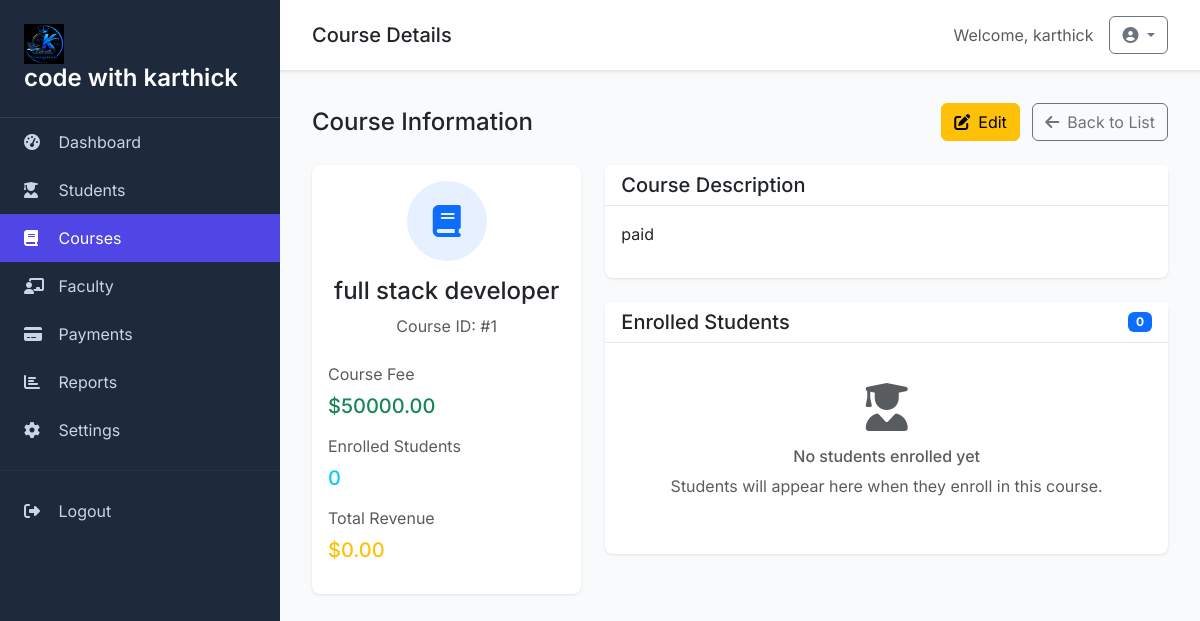
Page /courses/1/ (signed in) on the committed database.
### myapp/models.py (models this page shows, shortened)
class SiteSetting(models.Model):
    site_name = models.CharField(max_length=200, default='Student Management System')
    logo = models.ImageField(upload_to='logos/', blank=True, null=True)
    footer_text = models.TextField(blank=True, null=True)
    created_at = models.DateTimeField(auto_now_add=True)
    updated_at = models.DateTimeField(auto_now=True)
    class Meta:
        verbose_name = 'Site Setting'
        verbose_name_plural = 'Site Settings'

class Course(models.Model):
    name = models.CharField(max_length=100)
    fee = models.DecimalField(max_digits=10, decimal_places=2)
    description = models.TextField()

### myapp/views.py (the view)
# urls.py: path('courses/<int:pk>/', views.course_detail, name='course_detail'),
@login_required
def course_detail(request, pk):
    course = get_object_or_404(Course, pk=pk)
    settings = SiteSetting.objects.first()
    return render(request, "course/detail.html", {
        "course": course,
        "settings": settings
    })

### templates/course/detail.html (shortened to what this page needs)
{% extends 'base.html' %}
{% block page_title %}Course Details{% endblock %}
{% block content %}
<div class="row mb-4">
    <div class="col-12">
        <div class="d-flex justify-content-between align-items-center">
            <h4 class="mb-0">Course Information</h4>
            <div>
                <a href="{% url 'course_update' course.pk %}" class="btn btn-warning me-2">
                    <i class="fas fa-edit me-2"></i>Edit
                </a>
                <a href="{% url 'course_list' %}" class="btn btn-outline-secondary">
                    <i class="fas fa-arrow-left me-2"></i>Back to List
                </a>
            </div>
        </div>
    </div>
</div>
<div class="row">
    <div class="col-lg-4 mb-4">
        <div class="card">
            <div class="card-body">
                <div class="text-center mb-4">
                    <div class="bg-primary bg-opacity-10 rounded-circle mx-auto mb-3 d-flex align-items-center justify-content-center"
                         style="width: 80px; height: 80px;">
                        <i class="fas fa-book fa-2x text-primary"></i>
                    </div>
                    <h4>{{ course.name }}</h4>
                    <p class="text-muted">Course ID: #{{ course.pk }}</p>
                </div>
                <div class="mb-3">
                    <label class="form-label text-muted">Course Fee</label>
                    <h5 class="text-success">${{ course.fee|floatformat:2 }}</h5>
                </div>
                <div class="mb-3">
                    <label class="form-label text-muted">Enrolled Students</label>
                    <h5 class="text-info">{{ course.students.count }}</h5>
                </div>
                <div class="mb-3">
                    <label class="form-label text-muted">Total Revenue</label>
                    {% widthratio course.students.count course.fee 1 as total_revenue %}
                    <h5 class="text-warning">${{ total_revenue|floatformat:2 }}</h5>
                </div>
            </div>
        </div>
    </div>
    <div class="col-lg-8 mb-4">
        <div class="card">
            <div class="card-header">
                <h5 class="mb-0">Course Description</h5>
            </div>
            <div class="card-body">
                <p class="mb-0">{{ course.description|linebreaks }}</p>
            </div>
        </div>
        <div class="card mt-4">
            <div class="card-header d-flex justify-content-between align-items-center">
                <h5 class="mb-0">Enrolled Students</h5>
                <span class="badge bg-primary">{{ course.students.count }}</span>
            </div>
            <div class="card-body">
                {% if course.students.all %}
                    <div class="table-responsive">
                        <table class="table table-hover">
                            <thead>
                                <tr>
                                    <th>Student</th>
                                    <th>Email</th>
                                    <th>Phone</th>
                                    <th>City</th>
                                    <th>Action</th>
                                </tr>
                            </thead>
                            <tbody>
                                {% for student in course.students.all %}
                                <tr>
                                    <td>
                                        <div class="d-flex align-items-center">
                                            {% if student.profile_picture %}
                                                <img src="{{ student.profile_picture.url }}" alt="{{ student.first_name }}"
                                                     class="rounded-circle me-2" width="32" height="32" style="object-fit: cover;">
                                            {% else %}
                                                <div class="bg-secondary rounded-circle me-2 d-flex align-items-center justify-content-center"
                                                     style="width: 32px; height: 32px;">
                                                    <i class="fas fa-user text-white small"></i>
                                                </div>
                                            {% endif %}
                                            <span>{{ student.first_name }} {{ student.last_name }}</span>
                                        </div>
                                    </td>
                                    <td>{{ student.email }}</td>
                                    <td>{{ student.phone_number }}</td>
                                    <td>{{ student.city }}</td>
                                    <td>
                                        <a href="{% url 'student_detail' student.pk %}" class="btn btn-sm btn-outline-info">
                                            <i class="fas fa-eye"></i>
                                        </a>
                                    </td>
                                </tr>
                                {% endfor %}
                            </tbody>
                        </table>
                    </div>
                {% else %}
                    <div class="text-center py-4">
                        <i class="fas fa-user-graduate fa-3x text-muted mb-3"></i>
                        <h6 class="text-muted">No students enrolled yet</h6>
                        <p class="text-muted">Students will appear here when they enroll in this course.</p>
                    </div>
                {% endif %}
            </div>
        </div>
    </div>
</div>
{% endblock %}

### templates/base.html (shortened to what this page needs)
<!DOCTYPE html>
{% load static %}
<html lang="en">
<head>
    <link href="https://cdn.jsdelivr.net/npm/bootstrap@5.3.0/dist/css/bootstrap.min.css" rel="stylesheet">
    <link href="https://cdnjs.cloudflare.com/ajax/libs/font-awesome/6.4.0/css/all.min.css" rel="stylesheet">
</head>
<body>
    <div class="sidebar">
        <div class="sidebar-brand">
            {% if settings.logo %}
                <img src="{{ settings.logo.url }}" alt="Logo" height="40" class="me-2">
            {% endif %}
            <h4>{{ settings.site_name|default:'SMS' }}</h4>
        </div>
        <nav class="nav flex-column">
            <a class="nav-link {% if request.resolver_match.url_name == 'dashboard' %}active{% endif %}" href="{% url 'dashboard' %}">
                <i class="fas fa-tachometer-alt"></i> Dashboard
            </a>
            <a class="nav-link {% if 'student' in request.resolver_match.url_name %}active{% endif %}" href="{% url 'student_list' %}">
                <i class="fas fa-user-graduate"></i> Students
            </a>
            <a class="nav-link {% if 'course' in request.resolver_match.url_name %}active{% endif %}" href="{% url 'course_list' %}">
                <i class="fas fa-book"></i> Courses
            </a>
            <a class="nav-link {% if 'faculty' in request.resolver_match.url_name %}active{% endif %}" href="{% url 'faculty_list' %}">
                <i class="fas fa-chalkboard-teacher"></i> Faculty
            </a>
            <a class="nav-link {% if 'payment' in request.resolver_match.url_name %}active{% endif %}" href="{% url 'payment_list' %}">
                <i class="fas fa-credit-card"></i> Payments
            </a>
            <a class="nav-link {% if request.resolver_match.url_name == 'reports' %}active{% endif %}" href="{% url 'reports' %}">
                <i class="fas fa-chart-bar"></i> Reports
            </a>
            <a class="nav-link {% if request.resolver_match.url_name == 'settings' %}active{% endif %}" href="{% url 'settings' %}">
                <i class="fas fa-cog"></i> Settings
            </a>
            <hr class="my-3" style="border-color: #374151;">
            <a class="nav-link" href="{% url 'logout' %}">
                <i class="fas fa-sign-out-alt"></i> Logout
            </a>
        </nav>
    </div>
    <div class="main-content">
        <div class="topbar d-flex justify-content-between align-items-center">
            <h5 class="mb-0">{% block page_title %}Dashboard{% endblock %}</h5>
            <div class="d-flex align-items-center">
                <span class="text-muted me-3">Welcome, {{ user.get_full_name|default:user.username }}</span>
                <div class="dropdown">
                    <button class="btn btn-outline-secondary dropdown-toggle" type="button" data-bs-toggle="dropdown">
                        <i class="fas fa-user-circle"></i>
                    </button>
                </div>
            </div>
        </div>
        {% block content %}{% endblock %}
    </div>
</body>
</html>

### templates/base.html (style rules this page uses)
:root { --primary-color: #4f46e5; --secondary-color: #6366f1; --success-color: #10b981; --danger-color: #ef4444; --warning-color: #f59e0b; --info-color: #3b82f6; --dark-color: #1f2937; --light-color: #f9fafb; --sidebar-bg: #1e293b; --sidebar-text: #cbd5e1; }
body { font-family: 'Inter', sans-serif; background-color: var(--light-color); }
.sidebar { background: var(--sidebar-bg); min-height: 100vh; position: fixed; top: 0; left: 0; width: 280px; z-index: 1000; transition: all 0.3s ease; }
.sidebar-brand { padding: 1.5rem; border-bottom: 1px solid #374151; }
.sidebar-brand h4 { color: white; margin: 0; font-weight: 600; }
.nav-link { color: var(--sidebar-text) !important; padding: 0.75rem 1.5rem; border-radius: 0; transition: all 0.3s ease; }
.nav-link:hover, .nav-link.active { background: var(--primary-color); color: white !important; }
.nav-link i { width: 20px; margin-right: 10px; }
.main-content { margin-left: 280px; padding: 2rem; }
.topbar { background: white; padding: 1rem 2rem; margin: -2rem -2rem 2rem -2rem; box-shadow: 0 1px 3px rgba(0,0,0,0.1); border-bottom: 1px solid #e5e7eb; }
.card { border: none; box-shadow: 0 1px 3px rgba(0,0,0,0.1); border-radius: 8px; }
.card-header { background: white; border-bottom: 1px solid #e5e7eb; font-weight: 600; }

### rows in the picture
SiteSetting: logo (picture), site_name "code with karthick"
Course: name "full stack developer", pk "1", fee "50000.00", students.count "0", description "paid"

### other values in the picture
{{ user.get_full_name|default:user.username }} "karthick"
{{ total_revenue|floatformat:2 }} "0.00"
